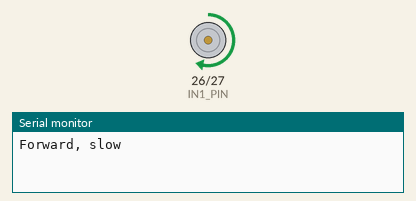
Bench run of a sketch on a simulated ESP32. Parts: motor-driver pin pairs drawn as motors (green arrow = first pin HIGH = forward, orange = second pin HIGH = backward, longer = more drive, scaled by the enable pin), the last lines printed to the serial monitor.

Above: at 1.5 s.
At 4.5 s:
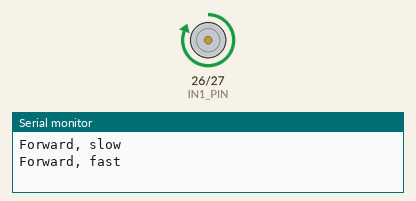
At 9.5 s:
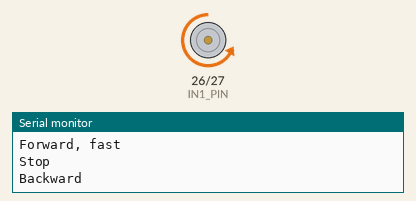
At 12.0 s:
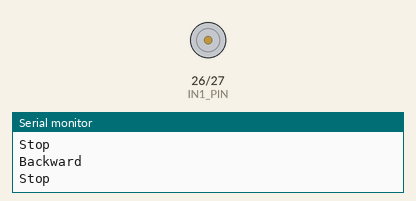
Timing chart, 0 to 16.9 s (numbered marks = the images above):
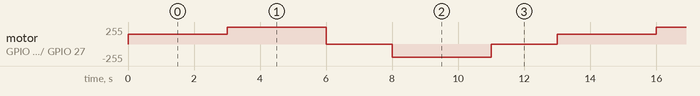

The sketch:

L15_Fan.ino
```cpp
// Lesson 15: DC motor fan with the L293D chip
// EN (speed) on 25, IN1 on 26, IN2 on 27.

const int EN_PIN = 25;
const int IN1_PIN = 26;
const int IN2_PIN = 27;

void motor(int speed, bool forward) {
  digitalWrite(IN1_PIN, forward);
  digitalWrite(IN2_PIN, !forward);
  analogWrite(EN_PIN, speed);       // 0 = stop, 255 = full speed
}

void setup() {
  Serial.begin(115200);
  pinMode(EN_PIN, OUTPUT);
  pinMode(IN1_PIN, OUTPUT);
  pinMode(IN2_PIN, OUTPUT);
}

void loop() {
  Serial.println("Forward, slow");
  motor(150, true);
  delay(3000);

  Serial.println("Forward, fast");
  motor(255, true);
  delay(3000);

  Serial.println("Stop");
  motor(0, true);
  delay(2000);

  Serial.println("Backward");
  motor(200, false);
  delay(3000);

  Serial.println("Stop");
  motor(0, true);
  delay(2000);
}
```

Measured:
- by itself, motor on GPIO 26 (IN1_PIN) / GPIO 27 (IN2_PIN): repeats every 13.0 s: forward 255/255 3.0 s, stopped 2.0 s, backward 200/255 3.0 s, stopped 2.0 s, forward 150/255 3.0 s
